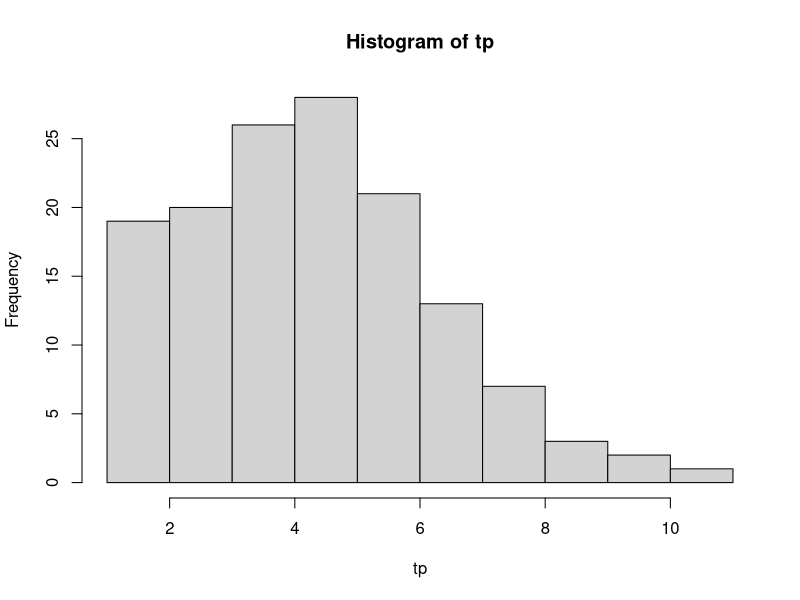
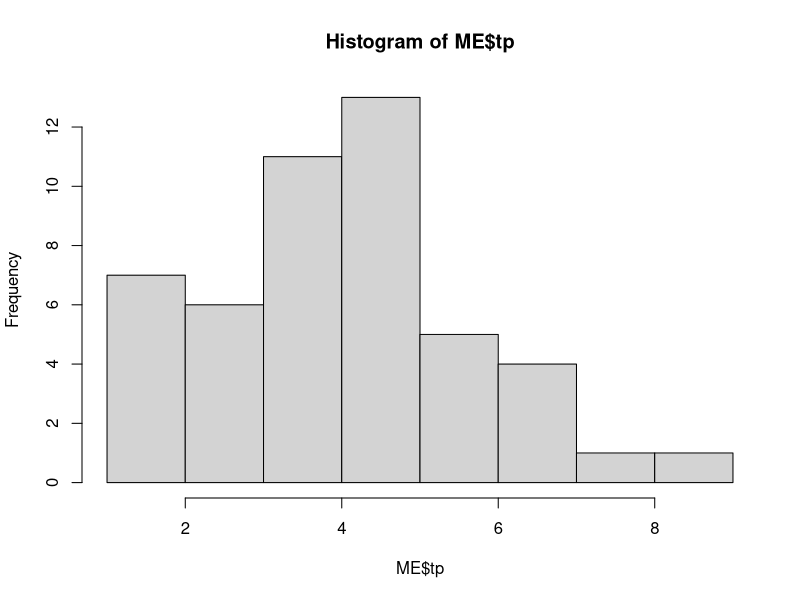
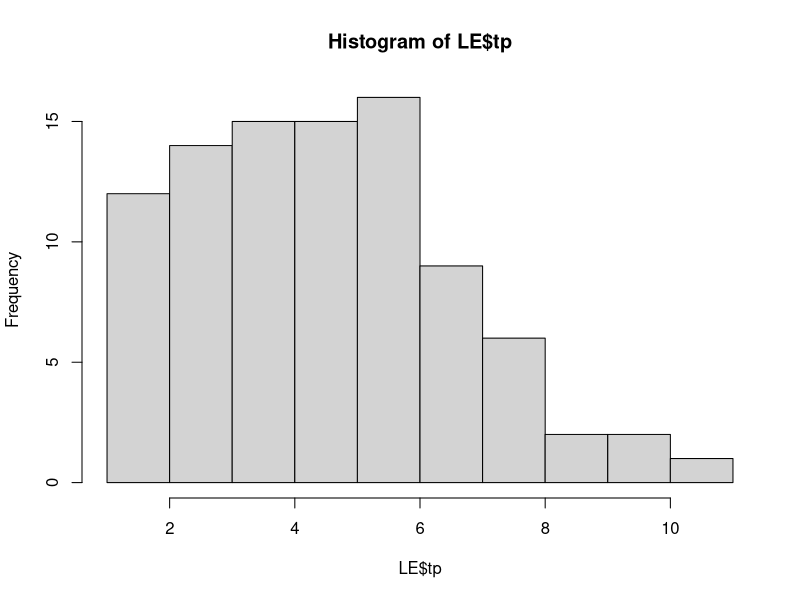
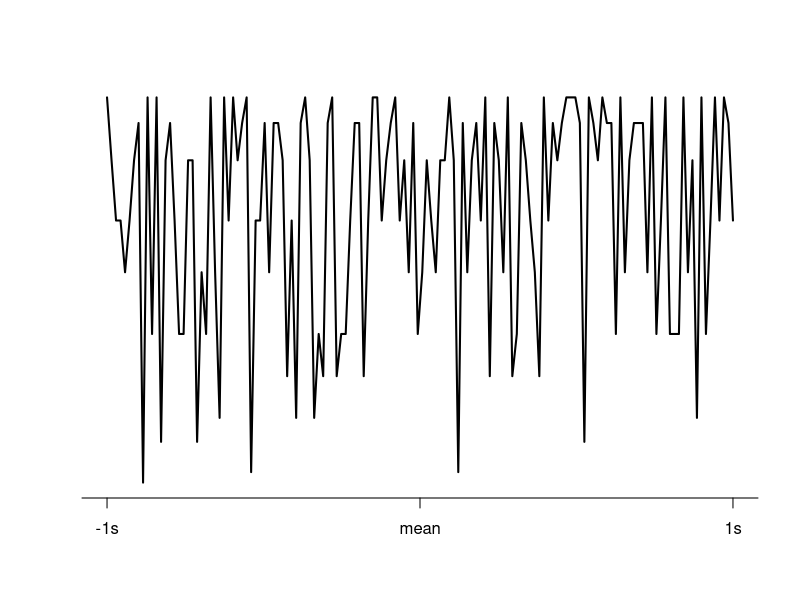

Here is the R script that generated these plots, in order:
library(stringr)

indata <- read.csv("./data/data_autumn2020.csv", header = TRUE, sep=";")
#print(head(indata)) # sanity check

# setting the correct categories?
ME <- indata[indata$category == "ME",]
LE <- indata[indata$category == "LE",]
NT <- indata[indata$technique == "NT",]
OT <- indata[indata$technique == "OT",]

# mappling correlating data with eachother?
NT_LE <- LE[LE$technique == "NT",]
OT_LE <- LE[LE$technique == "OT",] # missing sub. 36?
NT_ME <- ME[ME$technique == "NT",]
OT_ME <- ME[ME$technique == "OT",]

# plotting both ME and LE
tp <- indata$tp 
hist(tp)
print("Data for tp")
print(summary(tp))
print(var(tp))

# Plotting hist ME
hist(ME$tp)
print("Data for ME")
print(summary(ME$tp))
print(var(ME$tp))

# Plotting hist LE
hist(LE$tp)
print("Data for LE")
print(summary(LE$tp))
print(var(LE$tp))

# *** likelihood calculation ***
# norm TP
mean_tp <- mean(tp)
std_tp <- sd(tp)
norm_tp <- dnorm(tp, mean_tp, std_tp)

# norm ME
mean_me <- mean(ME$tp)
std_me <- sd(ME$tp)
norm_me <- dnorm(ME$tp, mean_me, std_me)

# norm Le
mean_le <- mean(LE$tp)
std_le <- sd(LE$tp)
norm_le <- dnorm(LE$tp, mean_le, std_le)

# printing
#print(paste0("norm TP: ", norm_tp))
#print(paste0("norm LE: ", norm_le))
#print(paste0("norm ME: ", norm_me))
# get mean for each value


fucking_list <- list(
    tp = indata$tp,
    sub_id = as.integer(indata$subject),
    me_num = ifelse(indata$ME == "ME", 1L, 2L),
    le_num = ifelse(indata$LE == "LE", 1L, 2L)
)


# sequense 
x <- seq(-1,1,length=length(norm_tp)) 
plot(x, norm_tp, type = "l", lwd = 2, axes = FALSE, xlab = "", ylab = "")
axis(1, at = -3:3, labels = c("-3s", "-2s", "-1s", "mean", "1s", "2s", "3s"))
